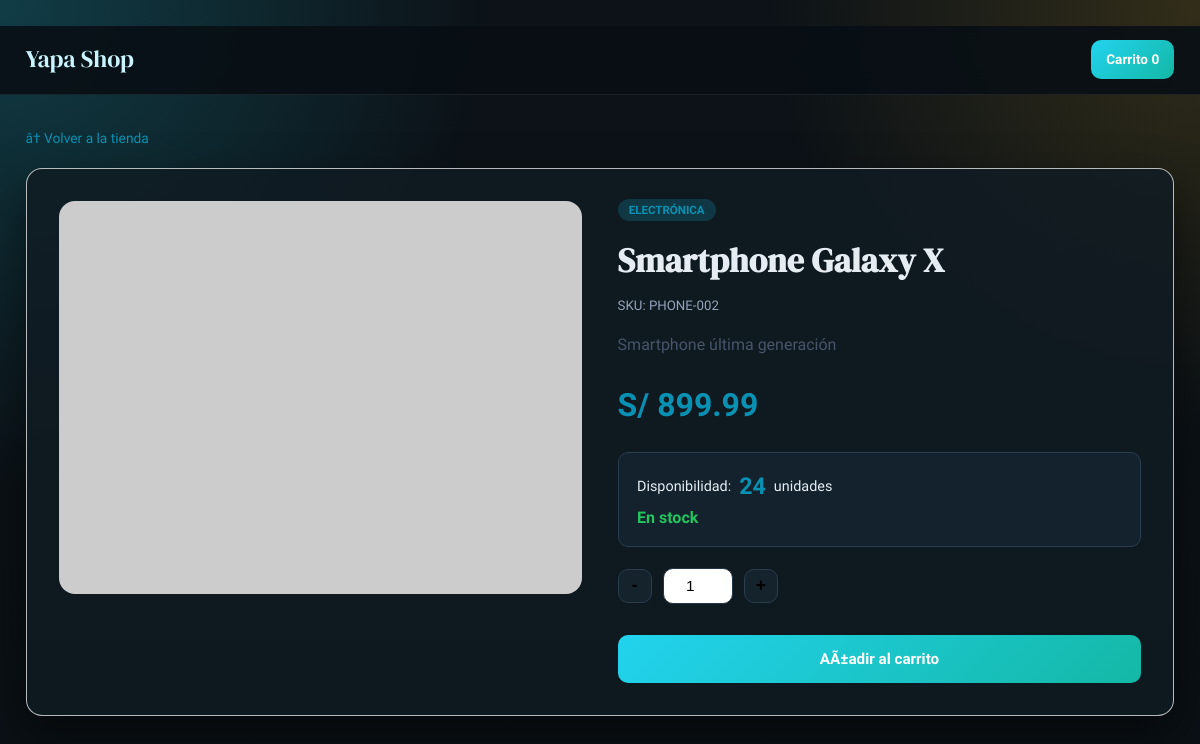
Before: /store/product/2 with the older database file.
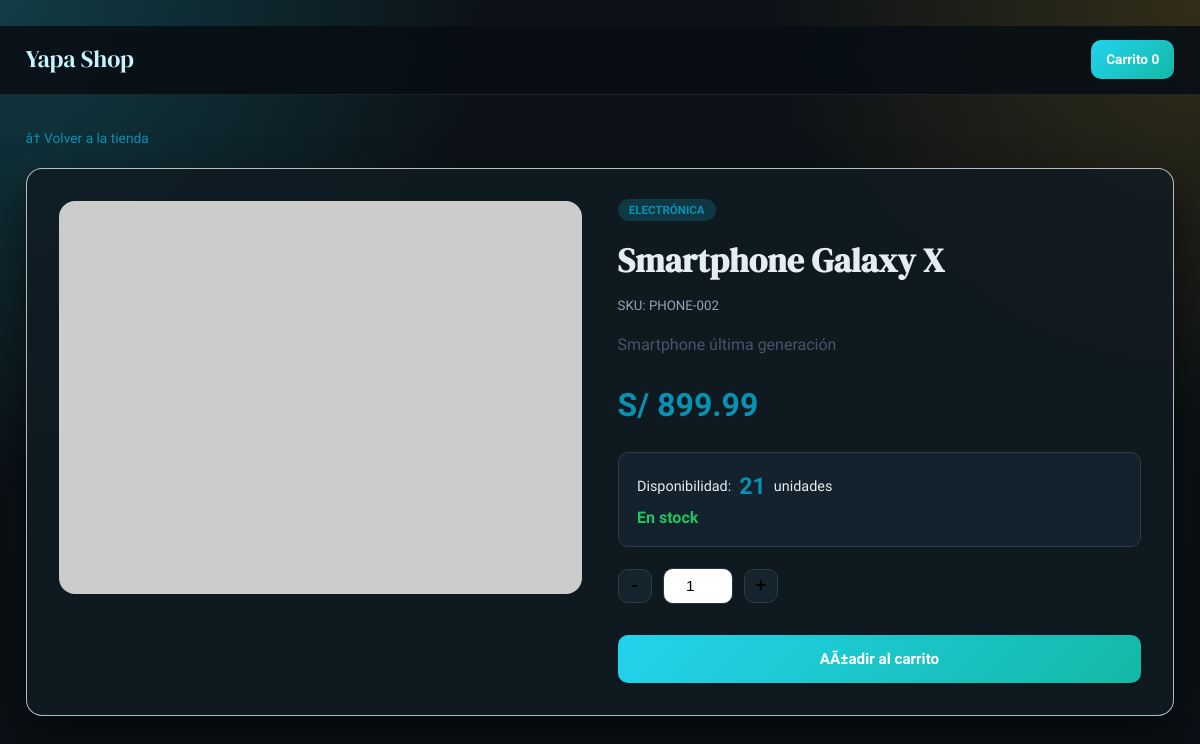
After: the same page with the newer database file.
### models.py (models this page shows, shortened)
class Product(db.Model):
    __tablename__ = 'products'
    id = db.Column(db.Integer, primary_key=True)
    sku = db.Column(db.String(50), unique=True, nullable=False)
    name = db.Column(db.String(200), nullable=False)
    category = db.Column(db.String(100), default='General')
    price = db.Column(db.Float, nullable=False, default=0.0)
    stock = db.Column(db.Integer, nullable=False, default=0)
    description = db.Column(db.Text, default='')
    image_url = db.Column(db.String(500), default='')
    created_at = db.Column(db.DateTime, default=datetime.utcnow)
    updated_at = db.Column(db.DateTime, default=datetime.utcnow, onupdate=datetime.utcnow)

### app.py (the view)
@app.route('/store/product/<int:product_id>')
def store_product_detail(product_id):
    product = Product.query.get_or_404(product_id)
    return render_template('store/product_detail.html', product=product)

### app.py (called while the page is built, shortened)
def current_admin_user():
    return session.get('admin_user', 'anonymous')

def current_admin_role():
    return session.get('admin_role', 'guest')

def ensure_csrf_token():
    token = session.get('csrf_token')
    if not token:
        token = secrets.token_hex(16)
        session['csrf_token'] = token
    return token

@app.context_processor
def inject_session_context():
    return {
        'csrf_token': ensure_csrf_token(),
        'admin_role': current_admin_role(),
        'admin_user': current_admin_user(),
        'product_image_src': product_image_src,
        'product_image_proxy_src': product_image_proxy_src
    }

def _normalize_external_url(raw_url: str) -> str:
    if not raw_url:
        return ''
    value = raw_url.strip()
    if not value:
        return ''
    if value.startswith('//'):
        return f'https:{value}'
    parsed = urlparse(value)
    if not parsed.scheme:
        return f'https://{value}'
    return value

def product_image_src(raw_url: str) -> str:
    if not raw_url:
        return ''
    value = _normalize_external_url(raw_url)
    if not value:
        return ''
    if value.startswith('data:') or value.startswith('/'):
        return value
    parsed = urlparse(value)
    if parsed.scheme in ('http', 'https'):
        return value
    return value

def product_image_proxy_src(raw_url: str) -> str:
    value = _normalize_external_url(raw_url)
    if not value:
        return ''
    parsed = urlparse(value)
    if parsed.scheme in ('http', 'https'):
        return url_for('media_product_image', src=value)
    return value

@app.before_request
def enforce_admin_csrf():
    return None

@app.after_request
def set_security_headers(response):
    response.headers['X-Content-Type-Options'] = 'nosniff'
    response.headers['X-Frame-Options'] = 'SAMEORIGIN'
    response.headers['Referrer-Policy'] = 'strict-origin-when-cross-origin'
    response.headers['X-XSS-Protection'] = '1; mode=block'
    csp = (
        "default-src 'self' https: data: 'unsafe-inline' 'unsafe-eval'; "
        "img-src 'self' https: http: data: blob:"
    )
    response.headers['Content-Security-Policy'] = csp
    return response

### templates/store/product_detail.html (shortened to what this page needs)
﻿<!DOCTYPE html>
<html lang="es">
<head>
    <link rel="stylesheet" href="{{ url_for('static', filename='css/style.css') }}">
</head>
<body class="store-page">
    <header class="store-header">
        <div class="header-inner">
            <a href="{{ url_for('store_home') }}" class="store-logo">Yapa Shop</a>
            <div class="header-right">
                <a href="{{ url_for('store_cart') }}" class="cart-btn" id="btn-cart">
                    Carrito <span id="cart-count">0</span>
                </a>
            </div>
        </div>
    </header>
    <main class="product-detail-page">
        <a href="{{ url_for('store_home') }}" class="breadcrumb" id="breadcrumb-home">â† Volver a la tienda</a>
        <div class="product-detail-container">
            <div class="product-detail-image">
                {% if product.image_url %}
                    <img src="{{ product_image_src(product.image_url) }}"
                         data-proxy-src="{{ product_image_proxy_src(product.image_url) }}"
                         alt="{{ product.name }}"
                         id="product-main-image"
                         class="remote-image">
                {% else %}
                    <div class="image-placeholder-large">Producto</div>
                {% endif %}
            </div>
            <div class="product-detail-info">
                <span class="product-category-tag" id="product-category">{{ product.category }}</span>
                <h1 class="product-detail-name" id="product-name">{{ product.name }}</h1>
                <p class="product-sku" id="product-sku">SKU: {{ product.sku }}</p>
                <p class="product-description" id="product-description">{{ product.description }}</p>
                <div class="product-detail-price" id="product-price">S/ {{ "%.2f"|format(product.price) }}</div>
                <div class="stock-realtime-container">
                    <div class="stock-counter" id="stock-display">
                        <span class="stock-label">Disponibilidad:</span>
                        <span class="stock-value" id="stock-count">{{ product.stock }}</span>
                        <span class="stock-unit">unidades</span>
                    </div>
                    <div class="stock-status" id="stock-status-text">
                        {% if product.stock > 0 %}
                            <span class="status-available">En stock</span>
                        {% else %}
                            <span class="status-outofstock">Agotado</span>
                        {% endif %}
                    </div>
                </div>
                <div class="add-to-cart-container">
                    <div class="qty-selector">
                        <button onclick="changeQty(-1)" id="btn-qty-decrease">-</button>
                        <input type="number" id="qty-input" value="1" min="1"
                               max="{{ product.stock }}" {% if product.stock == 0 %}disabled{% endif %}>
                        <button onclick="changeQty(1)" id="btn-qty-increase">+</button>
                    </div>
                    <button class="btn-add-to-cart-detail
                            {% if product.stock == 0 %}btn-out-of-stock{% else %}btn-available{% endif %}"
                            id="btn-add-to-cart"
                            data-product-id="{{ product.id }}"
                            onclick="addToCartDetail()">
                        {% if product.stock == 0 %}Sin Stock{% else %}AÃ±adir al carrito{% endif %}
                    </button>
                </div>
            </div>
        </div>
    </main>
</body>
</html>

### static/css/style.css (style rules this page uses)
:root { --primary: #22d3ee; --primary-dark: #0891b2; --primary-soft: #103844; --success: #22c55e; --danger: #ef4444; --warning: #f59e0b; --accent: #fbbf24; --text: #e5edf2; --text-muted: #94a3b8; --bg: #0c1217; --bg-deep: #0f1a21; --card-bg: rgba(17, 27, 35, 0.82); --border: #243544; --sidebar-bg: #0b1218; --sidebar-text: #b8c9d6; --shadow: 0 10px 30px rgba(0, 0, 0, 0.35); --shadow-lg: 0 18px 45px rgba(0, 0, 0, 0.5); --radius: 16px; --radius-sm: 10px; }
* { box-sizing: border-box; margin: 0; padding: 0; }
body { font-family: 'Plus Jakarta Sans', sans-serif; color: var(--text); line-height: 1.6; background: radial-gradient(circle at 0% 0%, rgba(34, 211, 238, 0.22), transparent 34%), radial-gradient(circle at 100% 0%, rgba(251, 191, 36, 0.16), transparent 30%), linear-gradient(180deg, #0c1217 0%, #0a1015 100%); }
h1, h2, h3 { font-family: 'DM Serif Display', serif; letter-spacing: 0.2px; }
.store-header { position: sticky; top: 0; z-index: 100; backdrop-filter: blur(12px); background: rgba(8, 15, 21, 0.9); border-bottom: 1px solid rgba(255,255,255,.08); }
.header-inner { display: flex; align-items: center; gap: 1.3rem; max-width: 1400px; margin: 0 auto; padding: .9rem 1.6rem; }
.store-logo { font-family: 'DM Serif Display', serif; font-size: 1.5rem; font-weight: 400; color: #c9f4ff; text-decoration: none; }
.header-right { display: flex; gap: .8rem; align-items: center; margin-left: auto; }
.cart-btn { padding: .55rem .95rem; background: linear-gradient(135deg, var(--primary), #14b8a6); color: #fff; text-decoration: none; border-radius: var(--radius-sm); font-weight: 700; font-size: .85rem; }
.btn-add-to-cart, .btn-add-to-cart-detail { padding: .58rem .95rem; border-radius: var(--radius-sm); font-family: inherit; font-size: .84rem; font-weight: 700; cursor: pointer; border: none; transition: all .2s; }
.btn-available { background: linear-gradient(135deg, var(--primary), #14b8a6); color: #fff; }
.btn-add-to-cart-detail { width: 100%; padding: .95rem; font-size: .95rem; margin-top: 1rem; }
.product-detail-page { max-width: 1200px; margin: 2rem auto; padding: 0 1.6rem; }
.breadcrumb { color: var(--primary-dark); text-decoration: none; font-size: .86rem; display: block; margin-bottom: 1.2rem; }
.product-detail-container { display: grid; grid-template-columns: 1fr 1fr; gap: 2.2rem; background: var(--card-bg); padding: 2rem; border-radius: var(--radius); box-shadow: var(--shadow-lg); border: 1px solid rgba(255,255,255,.7); }
.product-detail-image img { width: 100%; border-radius: var(--radius); }
.product-category-tag { font-size: .72rem; font-weight: 800; text-transform: uppercase; color: var(--primary-dark); background: var(--primary-soft); padding: .26rem .7rem; border-radius: 999px; }
.product-detail-name { font-size: 2.1rem; margin: .9rem 0 .45rem; }
.product-sku { color: var(--text-muted); font-size: .83rem; margin-bottom: .95rem; }
.product-description { color: #475569; line-height: 1.75; margin-bottom: 1.3rem; }
.product-detail-price { font-size: 2rem; font-weight: 800; color: var(--primary-dark); margin-bottom: 1.3rem; }
.stock-realtime-container { background: #14222d; padding: .95rem 1.15rem; border-radius: var(--radius-sm); margin-bottom: 1.3rem; border: 1px solid #2a3d4c; }
.stock-counter { display: flex; align-items: center; gap: .5rem; font-size: .9rem; }
.stock-value { font-size: 1.45rem; font-weight: 800; color: var(--primary-dark); }
.status-available { color: var(--success); font-weight: 700; }
.qty-selector { display: flex; align-items: center; gap: .7rem; margin-bottom: .95rem; }
.qty-selector button { width: 34px; height: 34px; background: #15232d; border: 1.5px solid #2a3d4d; border-radius: var(--radius-sm); font-size: 1.1rem; cursor: pointer; font-weight: 700; }
.qty-selector input { width: 70px; text-align: center; padding: .5rem; border: 1.5px solid var(--border); border-radius: var(--radius-sm); font-size: .96rem; }

Changed rows visible on the page:
changed Product "Smartphone Galaxy X": stock "24" → "21"
